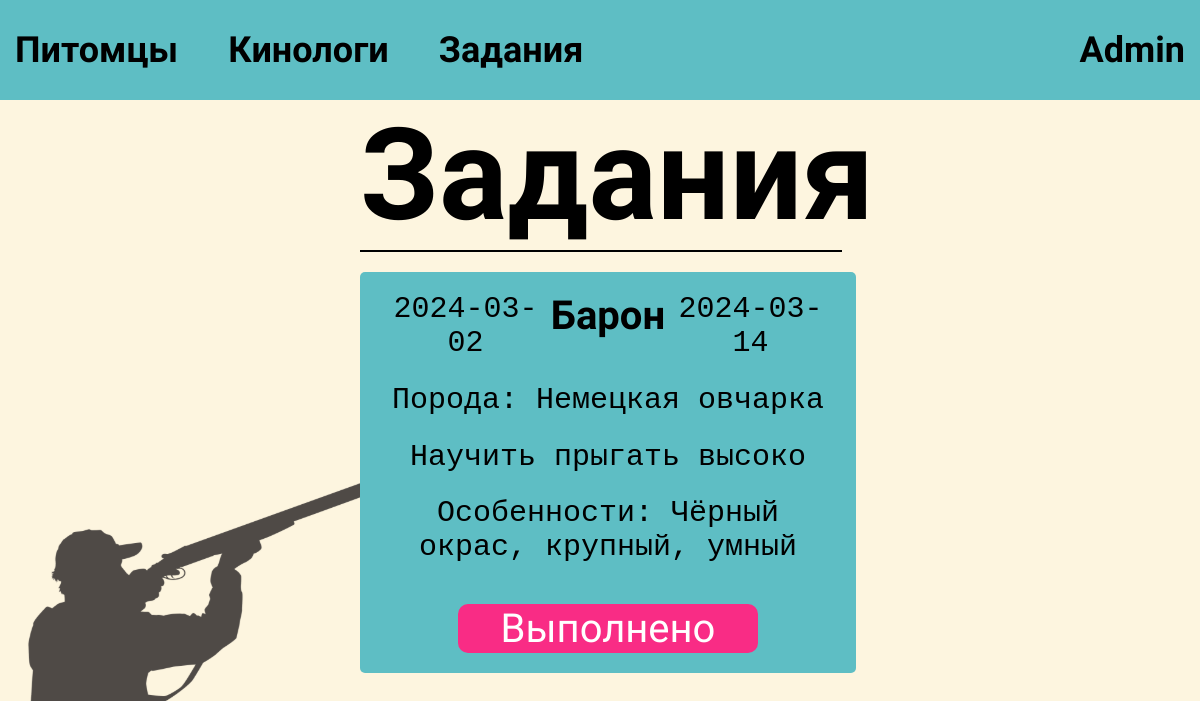
Before: /home.php (signed in) with the older database file.
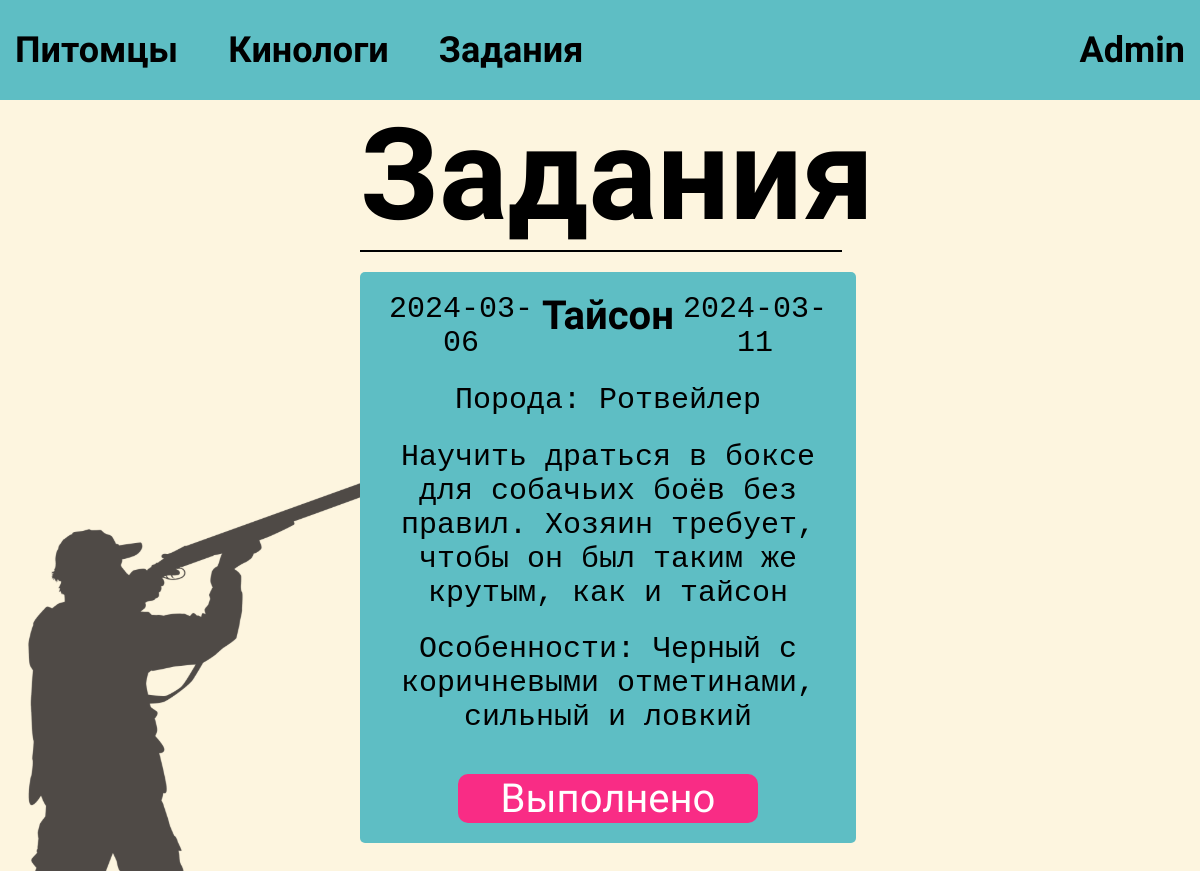
After: the same page with the newer database file.
### tables this page shows
CREATE TABLE `Training` (
  `id` int NOT NULL,
  `dog_id` int NOT NULL,
  `handler_id` int NOT NULL,
  `task` varchar(255) DEFAULT NULL,
  `start_date` date DEFAULT NULL,
  `end_date` date DEFAULT NULL,
  `status` tinyint NOT NULL
);

CREATE TABLE `Dogs` (
  `id` int NOT NULL,
  `name` varchar(50) DEFAULT NULL,
  `breed` varchar(50) DEFAULT NULL,
  `birth` date DEFAULT NULL,
  `training_goals` text,
  `features` varchar(255) DEFAULT NULL
);

### home.php (the view, shortened to what this page needs)
<?php
include 'config.php';
$user_id = $_SESSION['user_id'];
$sql = "SELECT t.*, d.name AS dog_name, d.features, d.breed FROM Training t
        INNER JOIN Dogs d ON t.dog_id = d.id
        WHERE t.status = 0 AND t.handler_id = '$user_id'";
$result = $conn->query($sql);
?>
<!DOCTYPE html>
<html lang="en">
<head>
  <link rel="stylesheet" href="style.css" />
</head>
<body>
<header class="admin_header">
    <div class="toolbar">
      <a href="pets_user.php">Питомцы</a>
      <a href="users_user.php">Кинологи</a>
      <a href="home.php">Задания</a>
    </div>
    <p class="username"><?php echo $_SESSION['username']; ?></p>
</header>
<div class="admin_home-content">
    <p class="title_content">
    Задания
    </p>
    <hr style="border: 1px solid black; width: 100%;">
      <?php
      if ($result->num_rows > 0) {
          while($row = $result->fetch_assoc()) {
              ?>
              <div class="task_container-home">
              <div class="date_namepet">
                  <p class="date_start-home"><?php echo $row["start_date"]; ?></p>
                  <p class="name_pet-home"><?php echo $row["dog_name"]; ?></p>
                  <p class="date_end-home"><?php echo $row["end_date"]; ?></p>
              </div>
              <p class="task-task_container">Порода: <?php echo $row["breed"]; ?></p>
              <p class="task-task_container"><?php echo $row["task"]; ?></p>
              <p class="pet_features-task">Особенности: <?php echo $row["features"]; ?></p>
              <form action="<?php echo htmlspecialchars($_SERVER["PHP_SELF"]); ?>" method="post">
                  <button class="btn_href-pets" type="submit" name="complete_task">Выполнено</button>
              </form>
              </div>
              <?php
          }
      } else {
          echo '<p class="non_work">Нет заданий</p>';
      }
      ?>
  </div>
</body>
</html>

Changed rows visible on the page:
no longer on this page (row edited): training: start_date "2024-03-02", dog.name "Барон", end_date "2024-03-14", dog.breed "Немецкая овчарка", task "Научить прыгать высоко", dog.features "Чёрный окрас, крупный, умный"
added training: start_date "2024-03-06", dog.name "Тайсон", end_date "2024-03-11", dog.breed "Ротвейлер", task "Научить драться в боксе для собачьих боёв без правил. Хозяин требует, чтобы он был таким же крутым, как и тайсон", dog.features "Черный с коричневыми отметинами, сильный и ловкий"
